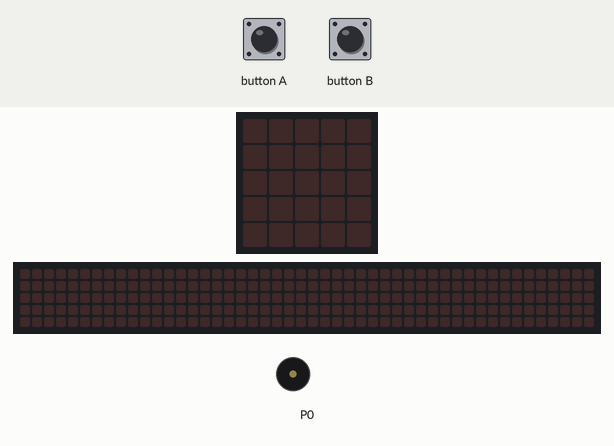
A program run on a simulated BBC micro:bit (MakeCode). Shown: the board's 5×5 LED display, a strip that is not on the board, showing the scrolling text unrolled, buzzer (waves = sounding). The inputs (shaded band) are chosen by the test bench. The 48×5 strip is a reading aid, not a part: it shows the text the display is scrolling, unrolled, one strip-width of it at a time.

Above: at 1.2 s.
1.3 s: button A pressed for 0.15 s
At 1.6 s:
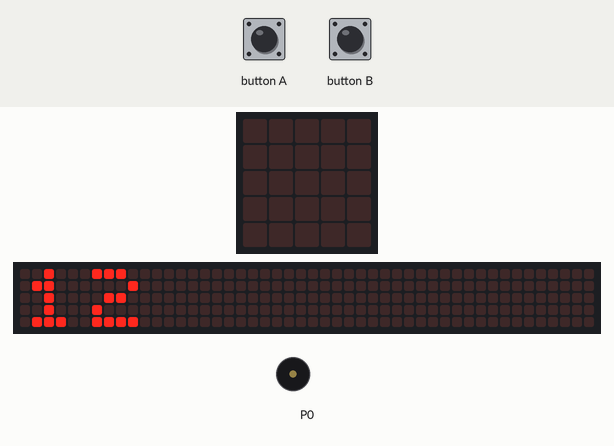
At 4.2 s:
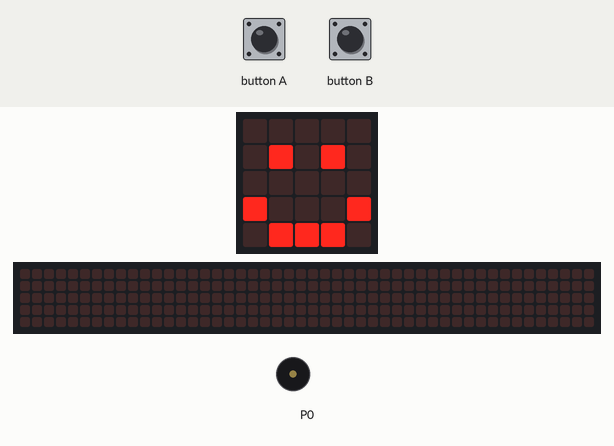
4.3 s: button B pressed for 0.15 s
At 9.1 s:
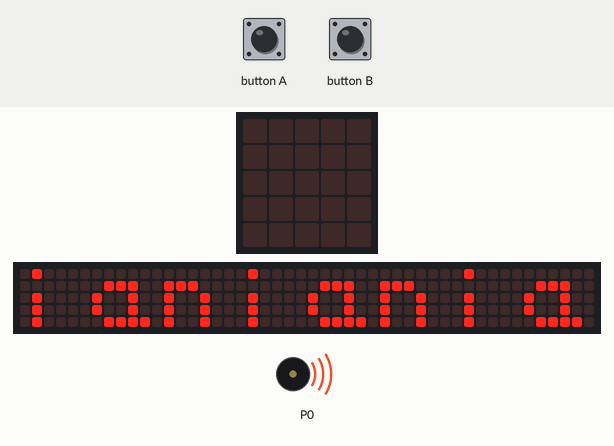
Timing chart, 0 to 19.9 s (numbered marks = the images above; inputs shaded):
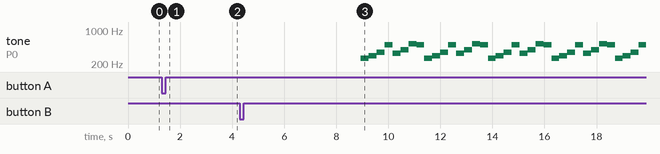

The program:

main.ts
```typescript
input.onButtonPressed(Button.A, function () {
    basic.showNumber(12)
    basic.showIcon(IconNames.Happy)
    basic.showIcon(IconNames.Ghost)
    basic.showString("IAN")
    for (let index = 0; index < 6; index++) {
        music.play(music.stringPlayable("C D F B E G C5 B ", 200), music.PlaybackMode.UntilDone)
    }
    basic.showArrow(ArrowNames.North)
})
input.onButtonPressed(Button.B, function () {
    basic.showString("ianianian")
    basic.showIcon(IconNames.Square)
    basic.showIcon(IconNames.SmallSquare)
    basic.showIcon(IconNames.SmallDiamond)
    basic.showIcon(IconNames.Diamond)
    basic.showIcon(IconNames.Target)
    basic.showIcon(IconNames.Chessboard)
    music.play(music.stringPlayable("A F G B E D F C ", 204), music.PlaybackMode.UntilDone)
})
```

test.ts
```typescript
// aquí va el archivo "tests"; esto no se compilará cuando este paquete se utilice como una extensión.
```

Measured:
- after the input at 1.3 s, the display: changes after 0.15 s (image 1)
- after the input at 4.3 s, the display: first differs from a run without the input after 4.7 s (image 3)
- by itself, tone on P0: repeats every 2.4 s: 294 Hz 0.31 s, 349 Hz 0.31 s, 494 Hz 0.31 s, 330 Hz 0.31 s, 392 Hz 0.31 s, 523 Hz 0.31 s, 494 Hz 0.31 s, 262 Hz 0.31 s
